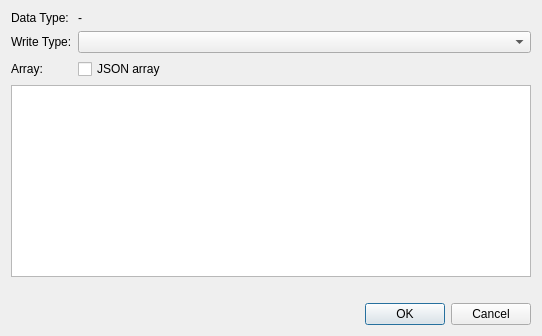
<?xml version="1.0" encoding="UTF-8"?>
<ui version="4.0">
 <class>WriteValueDialog</class>
 <widget class="QDialog" name="WriteValueDialog">
  <property name="windowTitle">
   <string>Write OPC UA Value</string>
  </property>
  <layout class="QVBoxLayout" name="verticalLayout">
   <item>
    <layout class="QFormLayout" name="formLayout">
     <item row="0" column="0">
      <widget class="QLabel" name="dataTypeTitleLabel">
       <property name="text"><string>Data Type:</string></property>
      </widget>
     </item>
     <item row="0" column="1">
      <widget class="QLabel" name="dataTypeLabel">
       <property name="text"><string notr="true">-</string></property>
       <property name="textInteractionFlags"><set>Qt::TextSelectableByMouse</set></property>
      </widget>
     </item>
     <item row="1" column="0">
      <widget class="QLabel" name="typeLabel">
       <property name="text"><string>Write Type:</string></property>
      </widget>
     </item>
     <item row="1" column="1">
      <widget class="QComboBox" name="typeComboBox"/>
     </item>
     <item row="2" column="0">
      <widget class="QLabel" name="arrayLabel">
       <property name="text"><string>Array:</string></property>
      </widget>
     </item>
     <item row="2" column="1">
      <widget class="QCheckBox" name="arrayCheckBox">
       <property name="text"><string>JSON array</string></property>
      </widget>
     </item>
    </layout>
   </item>
   <item>
    <widget class="QPlainTextEdit" name="valueEdit">
     <property name="minimumSize"><size><width>520</width><height>180</height></size></property>
    </widget>
   </item>
   <item>
    <widget class="QLabel" name="messageLabel">
     <property name="wordWrap"><bool>true</bool></property>
     <property name="text"><string/></property>
    </widget>
   </item>
   <item>
    <widget class="DialogButtonBox" name="buttonBox">
     <property name="standardButtons"><set>QDialogButtonBox::Cancel|QDialogButtonBox::Ok</set></property>
    </widget>
   </item>
  </layout>
 </widget>
 <customwidgets>
  <customwidget>
   <class>DialogButtonBox</class>
   <extends>QDialogButtonBox</extends>
   <header>widgets/dialogbuttonbox.h</header>
  </customwidget>
 </customwidgets>
 <resources/>
 <connections/>
</ui>
